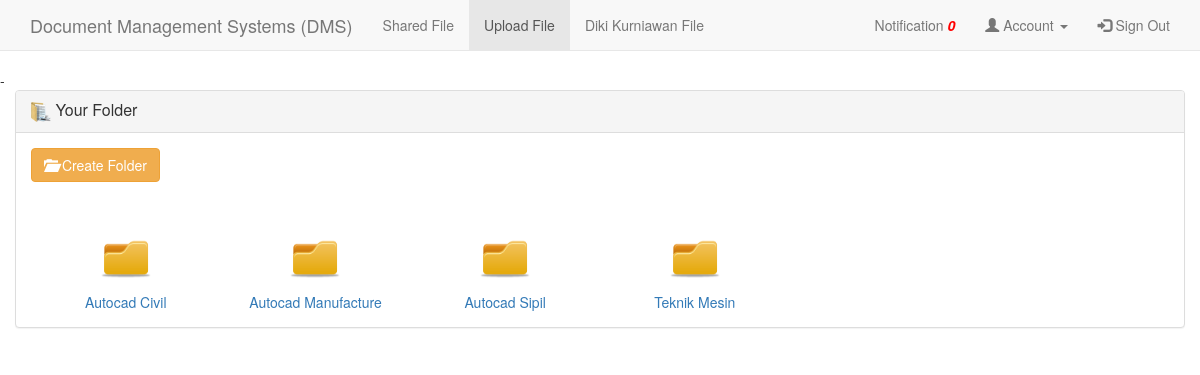
The page /?p=folder (signed in) on the database its author committed.
### tables this page shows
CREATE TABLE `tb_staff` (
  `id_staff` int(11) NOT NULL,
  `nik` varchar(20) DEFAULT NULL,
  `nama` varchar(100) DEFAULT NULL,
  `password` varchar(100) DEFAULT NULL,
  `jabatan` varchar(100) DEFAULT NULL,
  `staff_create` date DEFAULT NULL,
  `staff_status` varchar(2) DEFAULT NULL,
  `departemen` varchar(50) DEFAULT NULL
);

CREATE TABLE `tb_folder` (
  `id_folder` int(11) NOT NULL,
  `id_staff` int(11) DEFAULT NULL,
  `nama_folder` varchar(100) DEFAULT NULL,
  `folder_create` datetime DEFAULT NULL,
  `folder_status` varchar(10) DEFAULT NULL
);

### p_controller/FolderView.php (the view, shortened to what this page needs)
<?php
if (isset($_SESSION['userId'])) {
    $idStaff = $_SESSION['userId'];
    $dataUserBySesion = mysql_query("SELECT * FROM tb_staff WHERE id_staff = '$idStaff'");
    $fetchDataUserBySesion = mysql_fetch_assoc($dataUserBySesion);
} else {
    header("Location: ?");
}
?>
<!DOCTYPE html>
<html lang="en">
<head>
    <link href="p_layout/css/bootstrap.min.css" rel="stylesheet">
    <link href="p_layout/css/navbar-fixed-top.css" rel="stylesheet">
</head>
<body onload="onload();">
    <?php
        require_once "p_controller/MenuNav.php";
    ?>
    <div class="container">
        <div class="row">
            <div class="login-panel panel panel-default">
                <div class="panel-heading">
                    <h3 class="panel-title"><img src="p_layout/images/folder.png" height="20" width="20"> Your Folder</h3>
                </div>
                <div class="panel-body">
                    <div class="input-group">
                        <a href="?p=createfolder" class="btn btn-warning"><i class="glyphicon glyphicon-folder-open"></i> Create Folder</a>
                    </div>
                </div>
                <div class="panel-body">
                    <?php
                        $foder = mysql_query("SELECT * FROM tb_folder WHERE folder_status = 1");
                        while ($fetchDataFolder = mysql_fetch_array($foder)) {
                    ?>
                    <a href="?p=myfile&folder=<?php echo $fetchDataFolder['id_folder']; ?>">
                        <div class="col-md-2">
                            <center><h1><img src="p_layout/images/folder2.png" height="50" width="50"></h1>
                            <?php echo ucfirst($fetchDataFolder['nama_folder']); ?></center>
                        </div>
                    </a>
                    <?php } ?>
                </div>
            </div>
        </div>
    </div>
</body>
</html>

### p_controller/MenuNav.php (shortened to what this page needs)
<nav class="navbar navbar-default navbar-fixed-top">
        <div class="container">
            <div class="navbar-header">
                <a class="navbar-brand" href="#">Document Management Systems (DMS)</a>
            </div>
            <div id="navbar" class="navbar-collapse collapse">
                <ul class="nav navbar-nav">
                    <li><a href="?p=home">Shared File</a></li>
                    <li class="active"><a href="?p=uploadfile">Upload File</a></li>
                    <li>
                        <a href="?p=folder">
                            <?php
                            if (isset($fetchDataUserBySesion)) {
                                echo ucfirst($fetchDataUserBySesion['nama']);
                            }
                            ?> File
                        </a>
                    </li>
                </ul>
                <ul class="nav navbar-nav navbar-right">
                    <li><a href="?p=notif">Notification <i class="material-icons"><b id="datas" style="color:red">0</b></i></a></li>
                    <li class="dropdown ">
                        <a href="#" class="dropdown-toggle" data-toggle="dropdown" role="button" aria-haspopup="true" aria-expanded="false"><span class="glyphicon glyphicon-user"></span> Account <span class="caret"></span></a>
                    </li>
                    <li><a href="?p=out"><span class="glyphicon glyphicon-log-in"></span>  Sign Out</a></li>
                </ul>
            </div>
        </div>
    </nav>

### p_layout/css/navbar-fixed-top.css (style rules this page uses)
body { padding-top: 70px; }

### rows shown on the page
tb_staff: nama "Diki Kurniawan"
tb_folder: nama_folder "Autocad Civil"
tb_folder: nama_folder "Autocad Manufacture"
tb_folder: nama_folder "Autocad Sipil"
tb_folder: nama_folder "Teknik Mesin"
